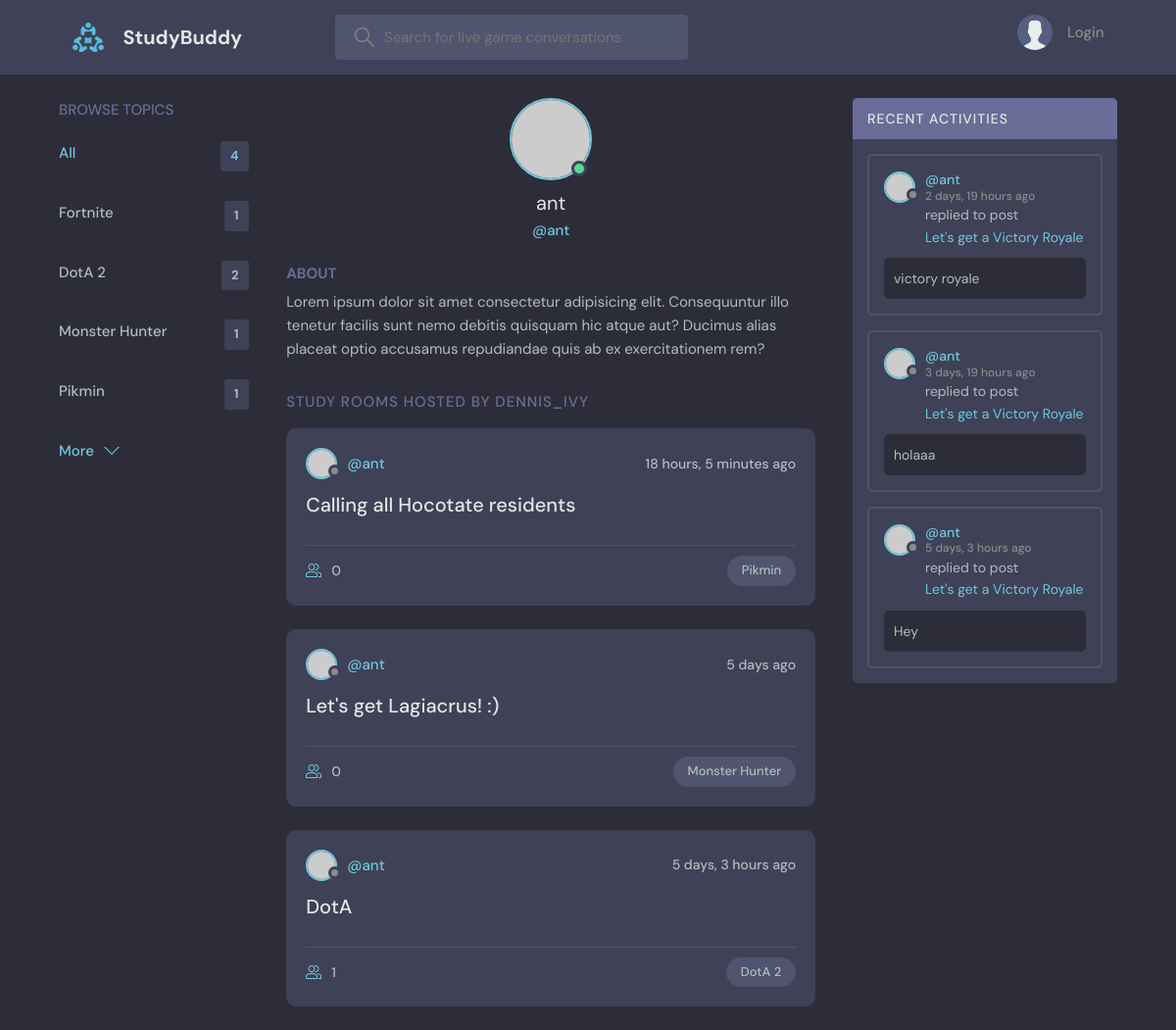
Page /profile/1/ on the earlier database version.
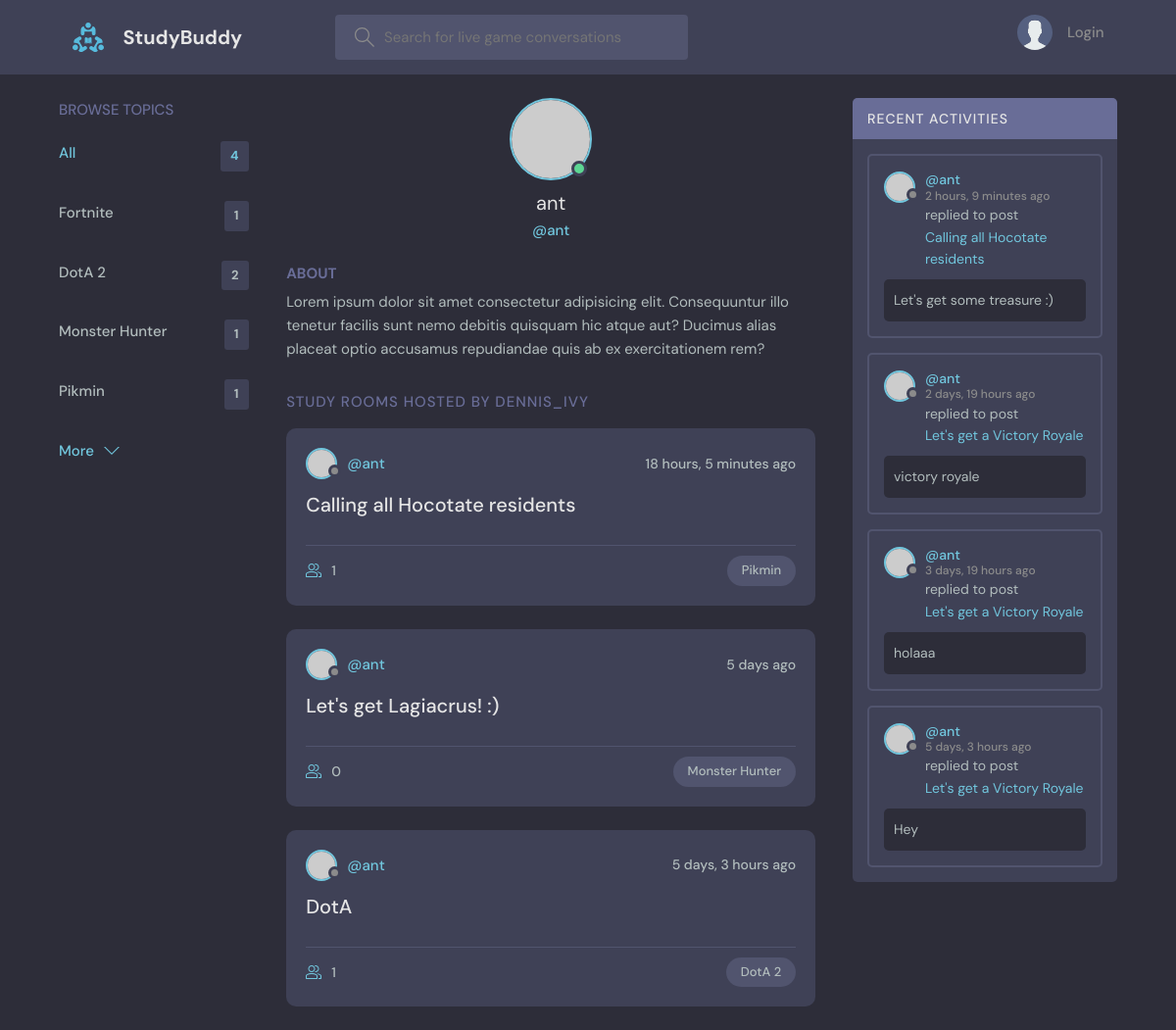
Same page on the later database version.
### base/models.py (models this page shows, shortened)
class Game(models.Model):
    name = models.CharField(max_length=200)

class Room(models.Model):
    host = models.ForeignKey(User, on_delete=models.SET_NULL, null=True)
    game = models.ForeignKey(Game, on_delete=models.SET_NULL, null=True)
    name = models.CharField(max_length=200)
    description = models.TextField(null = True, blank=True)
    participants = models.ManyToManyField(User, related_name='participants', blank=True)
    updated = models.DateTimeField(auto_now=True)
    created = models.DateTimeField(auto_now_add=True)
    class Meta:
        ordering = ['-updated', '-created']
    def __str__(self):
        return self.name

class Message(models.Model):
    user = models.ForeignKey(User, on_delete=models.CASCADE)
    room = models.ForeignKey(Room, on_delete=models.CASCADE)
    body = models.TextField()
    updated = models.DateTimeField(auto_now=True)
    created = models.DateTimeField(auto_now_add=True)
    class Meta:
        ordering = ['-updated', '-created']

### base/views.py (the view)
# urls.py: path('profile/<int:pk>/', views.userProfile, name="user-profile"),
def userProfile(request, pk):
    user = User.objects.get(id=pk)
    rooms = user.room_set.all()
    user_messages = user.message_set.all()
    games = Game.objects.all()
    context = {'user':user, 'rooms':rooms,
               'games': games, 'sent_messages':user_messages}
    return render(request, 'base/user_profile.html', context)

### base/templates/base/user_profile.html (shortened to what this page needs)
{% extends 'main.html' %}
{% block content %}
<main class="profile-page layout layout--3">
  <div class="container">
    {% include 'base/game_component.html' %}
    <div class="roomList">
      <div class="profile">
        <div class="profile__avatar">
          <div class="avatar avatar--large active">
            <img src="https://randomuser.me/api/portraits/men/11.jpg" />
          </div>
        </div>
        <div class="profile__info">
          <h3>{{user.username}}</h3>
          <p>@{{user.username}}</p>
        </div>
        <div class="profile__about">
          <h3>About</h3>
          <p>
            Lorem ipsum dolor sit amet consectetur adipisicing elit. Consequuntur illo tenetur
            facilis sunt nemo debitis quisquam hic atque aut? Ducimus alias placeat optio
            accusamus repudiandae quis ab ex exercitationem rem?
          </p>
        </div>
      </div>
      <div class="roomList__header">
        <div>
          <h2>Study Rooms Hosted by dennis_ivy</a>
          </h2>
        </div>
      </div>
      {% include 'base/feed_component.html' %}
    </div>
    {% include 'base/activity_component.html' %}
  </div>
</main>
{% endblock content %}

### base/templates/base/game_component.html
<div class="topics">
    <div class="topics__header">
      <h2>Browse Topics</h2>
    </div>
    <ul class="topics__list">
      <li>
        <a href="{% url 'home' %}" class="active">All <span>{{games.count}}</span></a>
      </li>
      {% for game in games %}
      <li>
        <a href="{% url 'home' %}?q='{{game.name}}'">{{game.name}}<span>{{game.room_set.all.count}}</span></a>
      </li>
      {% endfor %}
    </ul>
    <a class="btn btn--link" href="{% url 'games' %}">
      More
      <svg version="1.1" xmlns="http://www.w3.org/2000/svg" width="32" height="32" viewBox="0 0 32 32">
        <title>chevron-down</title>
        <path d="M16 21l-13-13h-3l16 16 16-16h-3l-13 13z"></path>
      </svg>
    </a>
  </div>

### base/templates/base/feed_component.html (shortened to what this page needs)
{% for room in rooms %}
<div class="roomListRoom">
    <div class="roomListRoom__header">
      <a href="{% url 'user-profile' room.host.id %}" class="roomListRoom__author">
        <div class="avatar avatar--small">
          <img src="https://randomuser.me/api/portraits/women/11.jpg" />
        </div>
        <span>@{{room.host.username}}</span>
      </a>
      <div class="roomListRoom__actions">
        <span>{{room.created|timesince}} ago</span>
      </div>
    </div>
    <div class="roomListRoom__content">
      <a href="{% url 'room' room.id %}">{{room.name}}</a>
    </div>
    <div class="roomListRoom__meta">
      <a href="{% url 'room' room.id %}" class="roomListRoom__joined">
        {{room.participants.count}}
      </a>
      <p class="roomListRoom__topic">{{room.game.name}}</p>
    </div>
  </div>
{% endfor %}

### base/templates/base/activity_component.html (shortened to what this page needs)
<div class="activities">
    <div class="activities__header">
      <h2>Recent Activities</h2>
    </div>
    {% for message in sent_messages %}
    <div class="activities__box">
      <div class="activities__boxHeader roomListRoom__header">
        <a href="{% url 'user-profile' message.user.id %}" class="roomListRoom__author">
          <div class="avatar avatar--small">
            <img src="https://randomuser.me/api/portraits/women/11.jpg" />
          </div>
          <p>
            @{{message.user}}
            <span>{{message.created|timesince}} ago</span>
          </p>
        </a>
      </div>
      <div class="activities__boxContent">
        <p>replied to post <a href="{% url 'room' message.room.id %}">{{message.room}}</a></p>
        <div class="activities__boxRoomContent">
          {{message.body}}
        </div>
      </div>
    </div>
    {% endfor %}
</div>

Differences in the rows shown:
computed for Room "Calling all Hocotate residents": participants.count "0" → "1"
added Message: user "ant", created "2 hours, 9 minutes", room "Calling all Hocotate residents", body "Let's get some treasure :)"
